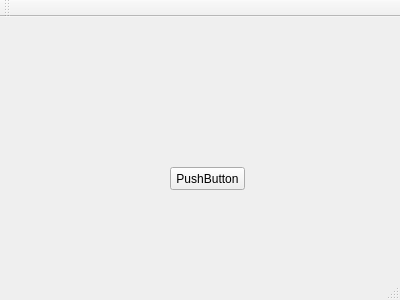
<?xml version="1.0" encoding="UTF-8"?>
<ui version="4.0">
 <class>MainWindow</class>
 <widget class="QMainWindow" name="MainWindow">
  <property name="geometry">
   <rect>
    <x>0</x>
    <y>0</y>
    <width>400</width>
    <height>300</height>
   </rect>
  </property>
  <property name="windowTitle">
   <string>MainWindow</string>
  </property>
  <widget class="QWidget" name="centralWidget">
   <widget class="QPushButton" name="pushButton">
    <property name="geometry">
     <rect>
      <x>170</x>
      <y>150</y>
      <width>75</width>
      <height>23</height>
     </rect>
    </property>
    <property name="text">
     <string>PushButton</string>
    </property>
   </widget>
  </widget>
  <widget class="QMenuBar" name="menuBar">
   <property name="geometry">
    <rect>
     <x>0</x>
     <y>0</y>
     <width>400</width>
     <height>21</height>
    </rect>
   </property>
  </widget>
  <widget class="QToolBar" name="mainToolBar">
   <attribute name="toolBarArea">
    <enum>TopToolBarArea</enum>
   </attribute>
   <attribute name="toolBarBreak">
    <bool>false</bool>
   </attribute>
  </widget>
  <widget class="QStatusBar" name="statusBar"/>
 </widget>
 <layoutdefault spacing="6" margin="11"/>
 <resources/>
 <connections/>
</ui>
